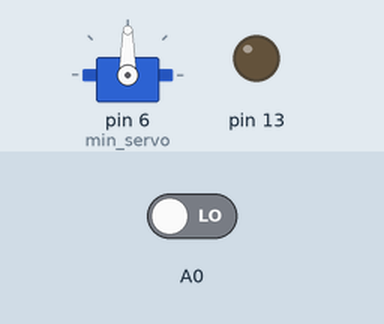
Recording of a sketch running on a simulated Arduino Uno, built with avr-gcc and run on an emulated ATmega328P. Parts: servo, output pins drawn as LEDs (lit = HIGH). Dashed ring = blinking. The inputs (shaded band) are chosen by the test bench; at power-on: A0 LOW. Random numbers use the default seed unless the sketch sets one.

Above: at 2.2 s.
2.3 s: A0 driven HIGH
At 3.3 s:
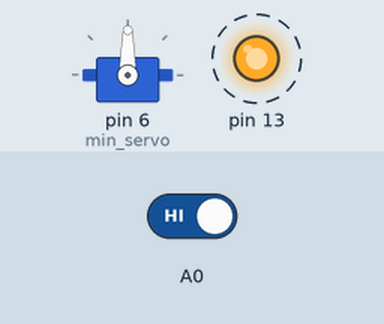
At 5.3 s:
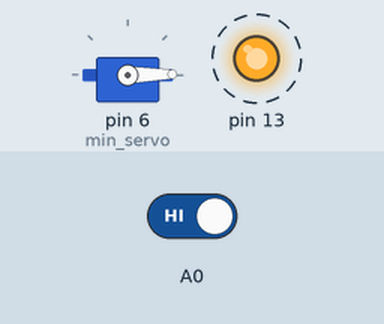
Timing chart, 0 to 49.9 s (numbered marks = the images above; inputs shaded):
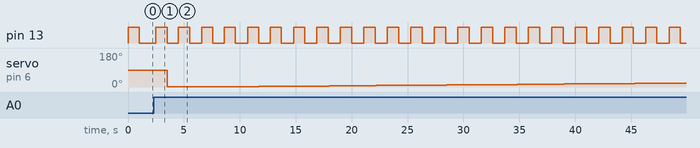

The sketch:

richel.ino
```cpp
#include <Servo.h>
int n_signals = 0;

Servo min_servo;

void setup() {
  pinMode(13, OUTPUT);
  pinMode(A0, INPUT);
  digitalWrite(13, HIGH);
  delay(1000);
  digitalWrite(13, LOW);
  min_servo.attach(6);
}

void show_n_signals(const int n_signals)
{
  const bool show_red = n_signals % 2;
  const bool show_green = (n_signals / 2) % 2;
  const bool show_blue = (n_signals / 4) % 2;
  digitalWrite(9, show_red);
  digitalWrite(10, show_green);
  digitalWrite(11, show_blue);

  min_servo.write(n_signals % 90);
}


void loop() {
  delay(100);
  if (rand() % 10 == 0) {
    delay(1000);
    digitalWrite(13, HIGH);
    delay(1000);
    digitalWrite(13, LOW);
  }
  if (digitalRead(A0)) {
    ++n_signals;
    show_n_signals(n_signals);
    delay(1000);
    digitalWrite(13, HIGH);
    delay(1000);
    digitalWrite(13, LOW);
  }
}
```

Measured:
- after the input at 2.3 s, servo on pin 6 (min_servo): 90° → 1° after 1.2 s, → 2° 4.1 s later, → 3° 4.1 s later, → 4° 2.1 s later, … (21 changes in this stretch)
- by itself, pin 13: alternates HIGH for 1.0 s and LOW for 1.1 s
